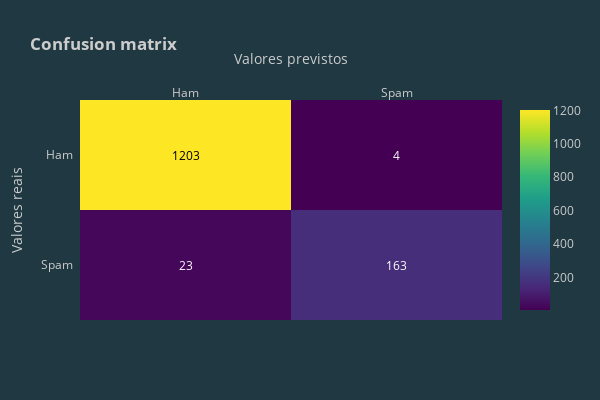

Notebook source saved alongside this figure:
### Code cell
y_preds = (model.predict(X_test) > 0.5).astype("int32")
print('Os dados de treinos obtiveram a acurácia de: {}%'.format((round(metrics.accuracy_score(y_test, y_preds) * 100, 2))))
conf_matrix(metrics.confusion_matrix(y_test, y_preds))

### Figure 1 — Plotly figure (JSON) as saved in the notebook; plotly's stock layout.template omitted (floating-point values rounded to 4 significant figures)
{"data": [{"colorscale": [[0, "#440154"], [0.1111, "#482878"], [0.2222, "#3e4989"], [0.3333, "#31688e"], [0.4444, "#26828e"], [0.5556, "#1f9e89"], [0.6667, "#35b779"], [0.7778, "#6ece58"], [0.8889, "#b5de2b"], [1, "#fde725"]], "reversescale": false, "showscale": true, "type": "heatmap", "x": ["Ham", "Spam"], "y": ["Spam", "Ham"], "z": [[23, 163], [1203, 4]]}], "layout": {"annotations": [{"font": {"color": "#FFFFFF"}, "showarrow": false, "text": "23", "x": "Ham", "xref": "x", "y": "Spam", "yref": "y"}, {"font": {"color": "#FFFFFF"}, "showarrow": false, "text": "163", "x": "Spam", "xref": "x", "y": "Spam", "yref": "y"}, {"font": {"color": "#000000"}, "showarrow": false, "text": "1203", "x": "Ham", "xref": "x", "y": "Ham", "yref": "y"}, {"font": {"color": "#FFFFFF"}, "showarrow": false, "text": "4", "x": "Spam", "xref": "x", "y": "Ham", "yref": "y"}], "height": 400, "title": {"text": "<b>Confusion matrix</b>"}, "width": 600, "xaxis": {"dtick": 1, "gridcolor": "rgb(0, 0, 0)", "side": "top", "ticks": "", "title": {"text": "Valores previstos"}}, "yaxis": {"dtick": 1, "ticks": "", "ticksuffix": "  ", "title": {"text": "Valores reais"}}}}
